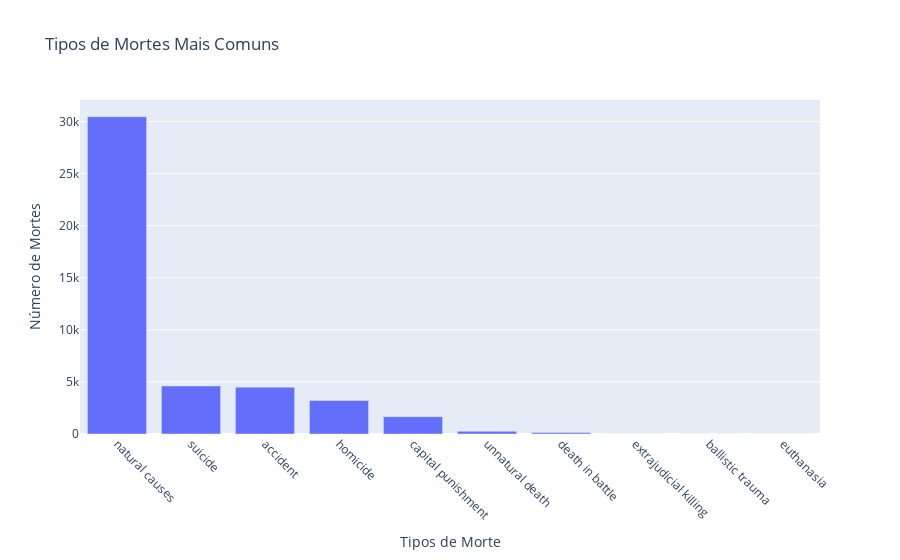

Here is the notebook cell this chart was saved with:
### Code cell
#criando o gráfico
fig = px.bar(x =top10_maneiras_morte.index, y = top10_maneiras_morte.values, 
             labels={'x':'Tipos de Morte', 'y' : 'Número de Mortes'}, 
                     title = 'Tipos de Mortes Mais Comuns')

fig.update_xaxes(tickangle = 45)

fig.show()

### Figure 1 — Plotly figure (JSON) as saved in the notebook; plotly's stock layout.template omitted (floating-point values rounded to 4 significant figures)
{"data": [{"alignmentgroup": "True", "hovertemplate": "Tipos de Morte=%{x}<br>Número de Mortes=%{y}<extra></extra>", "legendgroup": "", "marker": {"color": "#636efa", "pattern": {"shape": ""}}, "name": "", "offsetgroup": "", "orientation": "v", "showlegend": false, "textposition": "auto", "type": "bar", "x": ["natural causes", "suicide", "accident", "homicide", "capital punishment", "unnatural death", "death in battle", "extrajudicial killing", "ballistic trauma", "euthanasia"], "xaxis": "x", "y": [30460, 4616, 4496, 3226, 1661, 265, 132, 9, 8, 7], "yaxis": "y"}], "layout": {"barmode": "relative", "legend": {"tracegroupgap": 0}, "title": {"text": "Tipos de Mortes Mais Comuns"}, "xaxis": {"anchor": "y", "domain": [0, 1], "tickangle": 45, "title": {"text": "Tipos de Morte"}}, "yaxis": {"anchor": "x", "domain": [0, 1], "title": {"text": "Número de Mortes"}}}}
